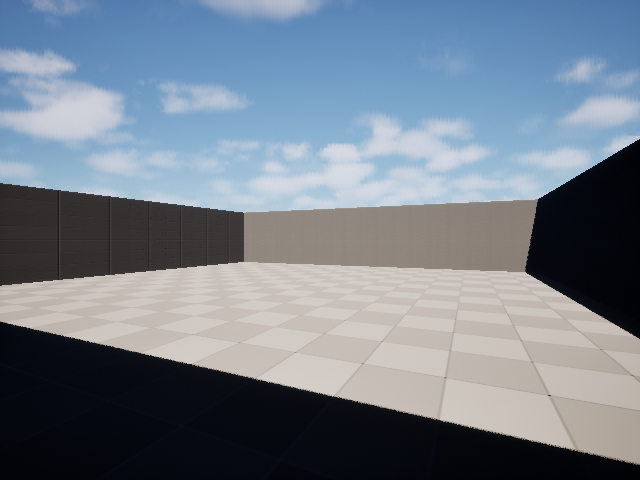
#> input picture tests/Task_23_Final_Research/08_Processed_Data/Camera_Weather_Comparison/CLEAR_t0200ms.png, 640 x 480 px, found by its file name
$ python task23_12C_06_camera_cpu_preprocessing.py   (older library calls are emulated)
#> lines starting #> are read from the running program, lines starting #| are printed output that depends on the picture; after the words box and inside, x2 and y2 are one past the last pixel; in counts of white or black regions, pixels touching at a corner belong together; long printed decimals are rounded
#> further down, image is the input picture: shape (480, 640, 3); mean B, G, R 139.8, 127.4, 116.4
import cv2
import numpy as np


def preprocess_camera(image_bgr, roi=None):
    """
    Reusable CPU Camera preprocessing.

    Input:
        image_bgr: uint8 BGR image, H x W x 3
        roi: optional (x, y, width, height)

    Returns:
        Grayscale ROI, Canny edges, and quality features.
    """
#> called with roi = (128, 96, 384, 288)

    if not isinstance(image_bgr, np.ndarray):
        raise TypeError("Camera input must be a NumPy array")

    if (
        image_bgr.ndim != 3
        or image_bgr.shape[2] != 3
        or image_bgr.dtype != np.uint8
        or image_bgr.shape[0] == 0
        or image_bgr.shape[1] == 0
    ):
        raise ValueError("Expected nonempty uint8 BGR image")

    height, width = image_bgr.shape[:2]
#> height = 480; width = 640

    if roi is None:
        x, y, w, h = 0, 0, width, height
    else:
        if (
            len(roi) != 4
            or any(type(v) is not int for v in roi)
        ):
            raise ValueError("ROI must contain four integers")

        x, y, w, h = roi

        if (
            x < 0 or y < 0
            or w <= 0 or h <= 0
            or x + w > width
            or y + h > height
        ):
            raise ValueError("ROI outside image boundaries")

    region = image_bgr[y:y+h, x:x+w]
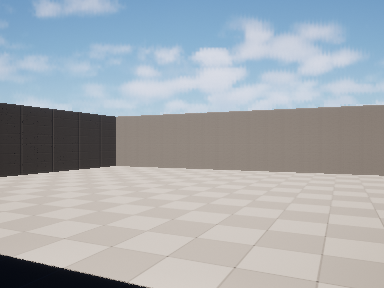
#> region: shape (288, 384, 3); mean B, G, R 175.9, 170.5, 164.7

    gray = cv2.cvtColor(region, cv2.COLOR_BGR2GRAY)
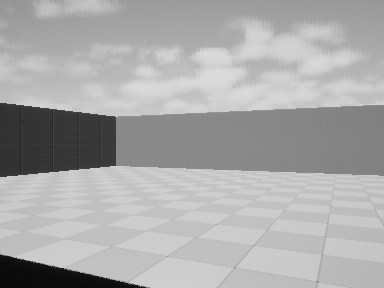
#> gray: shape (288, 384); min 8, max 220, mean 169.4
    hsv = cv2.cvtColor(region, cv2.COLOR_BGR2HSV)
#> hsv: shape (288, 384, 3); mean H, S, V 52.4, 38.8, 184.1

    edges = cv2.Canny(gray, 80, 160)
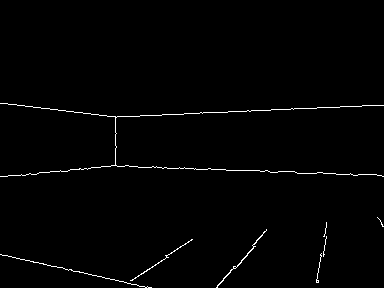
#> edges: shape (288, 384); 1.1% white in thin lines or dots, all inside (x1, y1, x2, y2) = (0, 103, 384, 288)
    laplacian = cv2.Laplacian(gray, cv2.CV_64F)
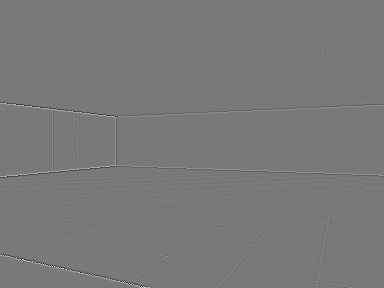
#> laplacian: shape (288, 384) float64; min -378, max 414, mean 0; drawn with min black and max white

    features = {
        "mean_luminance": float(gray.mean()),
        "contrast_std": float(gray.std()),
        "edge_density": float(np.count_nonzero(edges) / edges.size),
        "laplacian_variance": float(laplacian.var()),
        "mean_saturation": float(hsv[:, :, 1].mean()),
    }
#> features = {'mean_luminance': 169.4, 'contrast_std': 45.98, 'edge_density': 0.0114, 'laplacian_variance': 257.5, 'mean_saturation': 38.79}

    return {
        "status": "VALID",
        "roi": (x, y, w, h),
        "grayscale": gray,
        "edges": edges,
        "features": features,
    }


if __name__ == "__main__":

    from pathlib import Path

    root = Path(
        r"E:\GEMSTAR_Project\sensor-health-monitor"
        r"\tests\Task_23_Final_Research"
        r"\08_Processed_Data\Camera_Weather_Comparison"
    )

    scenarios = {
        "CLEAR": "CLEAR_t0200ms.png",
        "FOG100": "FOG100_t0200ms.png",
        "FOG20": "FOG20_t0200ms.png",
    }

    for name, filename in scenarios.items():

        image = cv2.imread(str(root / filename))

        if image is None:
            raise RuntimeError(f"Cannot load image: {filename}")

        result = preprocess_camera(
            image,
            roi=(128, 96, 384, 288)
        )
#> result = 5 items

        if result["status"] != "VALID":
            raise RuntimeError(f"{name}: preprocessing failed")

        print(
            f"{name}: STATUS={result['status']} "
            f"ROI={result['roi']} "
            f"EDGE_DENSITY={result['features']['edge_density']:.6f} "
            f"CONTRAST={result['features']['contrast_std']:.4f}"
        )
#| CLEAR: STATUS=VALID ROI=(128, 96, 384, 288) EDGE_DENSITY=0.01137 CONTRAST=45.9824
#> pass 2 of the loop `for name, filename in scenarios.items():`:
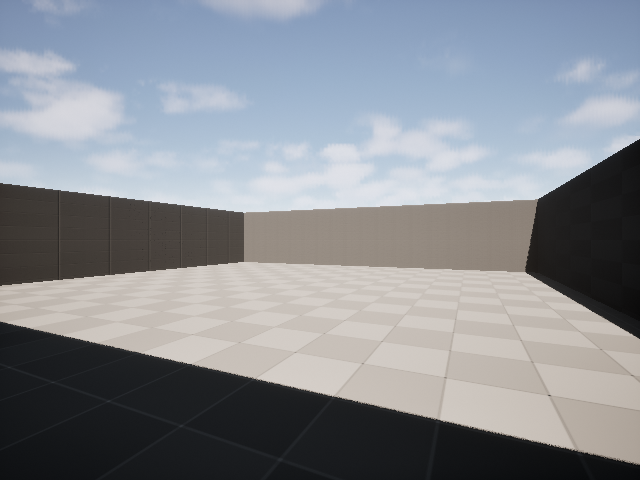
#> input picture tests/Task_23_Final_Research/08_Processed_Data/Camera_Weather_Comparison/FOG100_t0200ms.png, 640 x 480 px, found by its file name
#> image is the input picture: shape (480, 640, 3); mean B, G, R 146.3, 140.1, 136
#> hsv: shape (288, 384, 3); mean H, S, V 51.8, 26.8, 188.9
#> in preprocess_camera (call 2), `edges = cv2.Canny(gray, 80, 160)`:
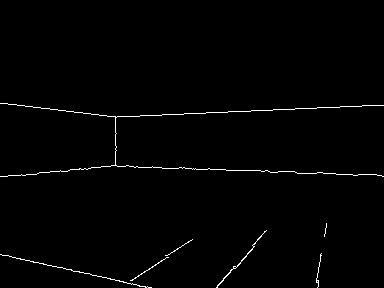
#> edges: shape (288, 384); 1.1% white in thin lines or dots, all inside (x1, y1, x2, y2) = (0, 103, 384, 288)
#> in preprocess_camera (call 2), `laplacian = cv2.Laplacian(gray, cv2.CV_64F)`:
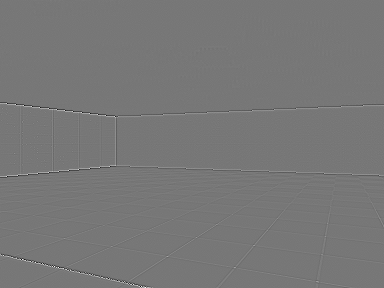
#> laplacian: shape (288, 384) float64; min -325, max 368, mean 0; drawn with min black and max white
#> features = {'mean_luminance': 178.9, 'contrast_std': 43.61, 'edge_density': 0.011, 'laplacian_variance': 228.1, 'mean_saturation': 26.79}
#| FOG100: STATUS=VALID ROI=(128, 96, 384, 288) EDGE_DENSITY=0.01099 CONTRAST=43.6135
#> pass 3 of the loop `for name, filename in scenarios.items():`:
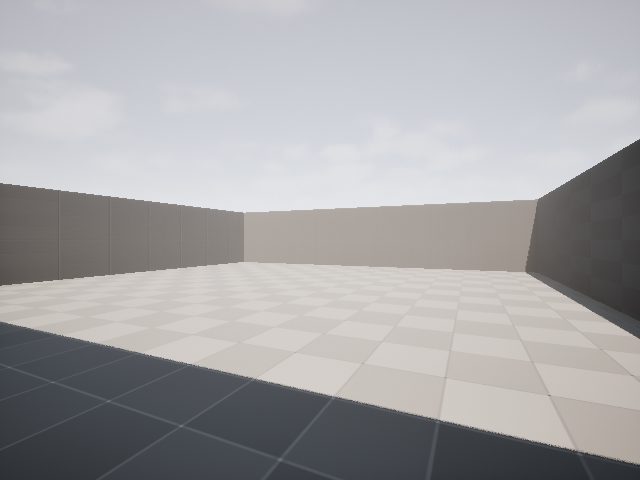
#> input picture tests/Task_23_Final_Research/08_Processed_Data/Camera_Weather_Comparison/FOG20_t0200ms.png, 640 x 480 px, found by its file name
#> image is the input picture: shape (480, 640, 3); mean B, G, R 166.8, 165.1, 165.7
#> hsv: shape (288, 384, 3); mean H, S, V 52.8, 12.7, 199.8
#> in preprocess_camera (call 3), `edges = cv2.Canny(gray, 80, 160)`:
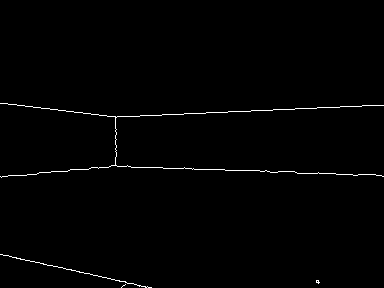
#> edges: shape (288, 384); 0.9% white in thin lines or dots, all inside (x1, y1, x2, y2) = (0, 103, 384, 288)
#> in preprocess_camera (call 3), `laplacian = cv2.Laplacian(gray, cv2.CV_64F)`:
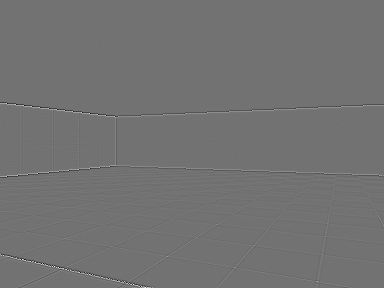
#> laplacian: shape (288, 384) float64; min -208, max 255, mean 0; drawn with min black and max white
#> features = {'mean_luminance': 194.9, 'contrast_std': 31.05, 'edge_density': 0.00897, 'laplacian_variance': 107.1, 'mean_saturation': 12.69}
#| FOG20: STATUS=VALID ROI=(128, 96, 384, 288) EDGE_DENSITY=0.00897 CONTRAST=31.0490

    print("TASK23_12C_06_CAMERA_CPU_PREPROCESSING_PASS")
